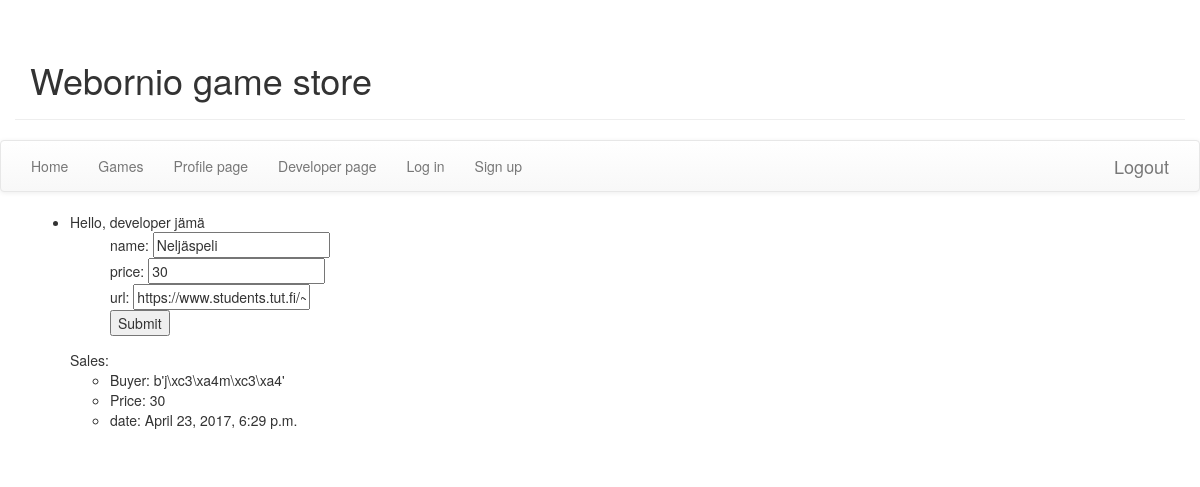
Before: /store/developer/game/4/ (signed in) with the older database file.
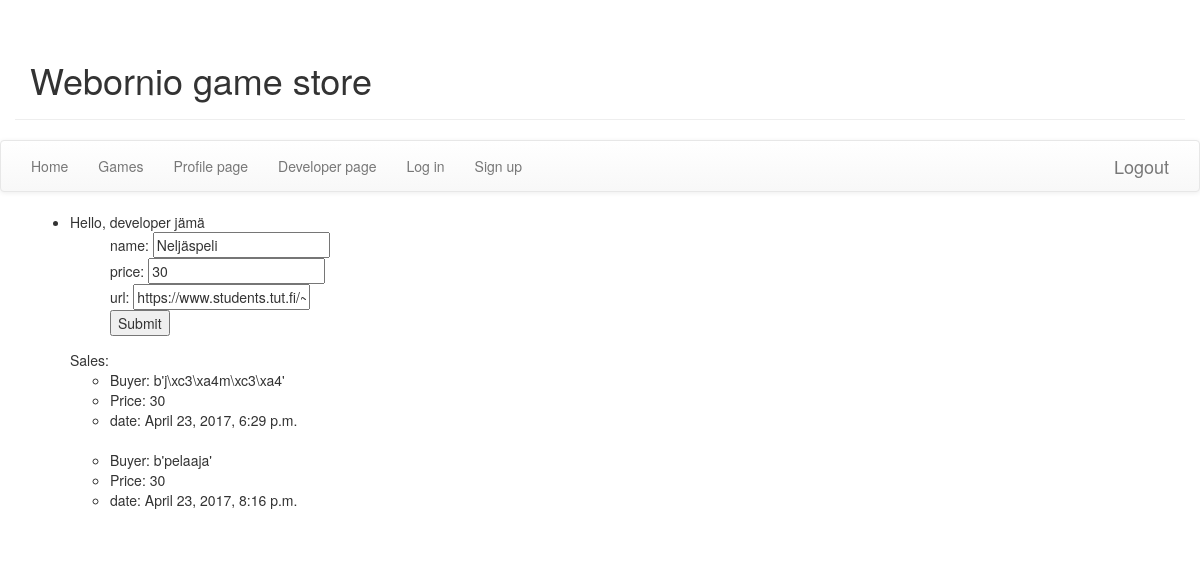
After: the same page with the newer database file.
### store/models.py (models this page shows, shortened)
class Sale(models.Model):
  game = models.ForeignKey(Game)
  player = models.ForeignKey(Player)
  price = models.IntegerField()
  created = models.DateTimeField(auto_now_add=True)

class Player(models.Model):
  user = models.OneToOneField(User, on_delete=models.CASCADE)
  def __str__(self):
    return str(self.user.username.encode("utf-8"))

### store/views.py (the view)
# urls.py: url(r'^developer/game/(?P<game_id>[0-9]+)/$', views.devgame, name='devgame'),
def devgame(request, game_id):
    if request.user.is_authenticated():
        game = Game.objects.get(id = game_id)
        developer = Developer.objects.get(user=request.user.id)
        sales = Sale.objects.filter(game=game)
        if game.developer == developer:
            template = loader.get_template("store/devgame.html")
            context = RequestContext(request, {'user': request.user, 'game': game, 'sales':sales})
            return HttpResponse(template.render(context))
        return HttpResponse('Ei oo sun peli')

### store/models.py (called while the page is built)
  def __str__(self):
    return (str(self.user.username.encode('utf-8')))

### store/templates/store/devgame.html (shortened to what this page needs)
{% extends 'store/base.html' %}
{% block content %}
<ul>
  <li>
    Hello, developer {{user}}
    <ul>
      <form action="../modify/" method="POST">
        name: <input type="text" value={{game.name}} name='gamename'>
        <br>
        price: <input type="text" value={{game.price}} name='gameprice'>
        <br>
        url: <input type="text" value={{game.url}} name='gameurl'>
        <br>
        <input type="submit" value="Submit">
      </form>
    </ul>
    Sales:
    <ul>
      {% for sale in sales %}
      <li>Buyer: {{sale.player}}</li>
      <li>Price: {{sale.price}}</li>
      <li>date: {{sale.created}}</li>
      <br>
      {%endfor%}
  </li>
{% endblock %}

Changed rows visible on the page:
added Sale: player "b'pelaaja'", price "30", created "April 23, 2017, 8:16 p.m."
